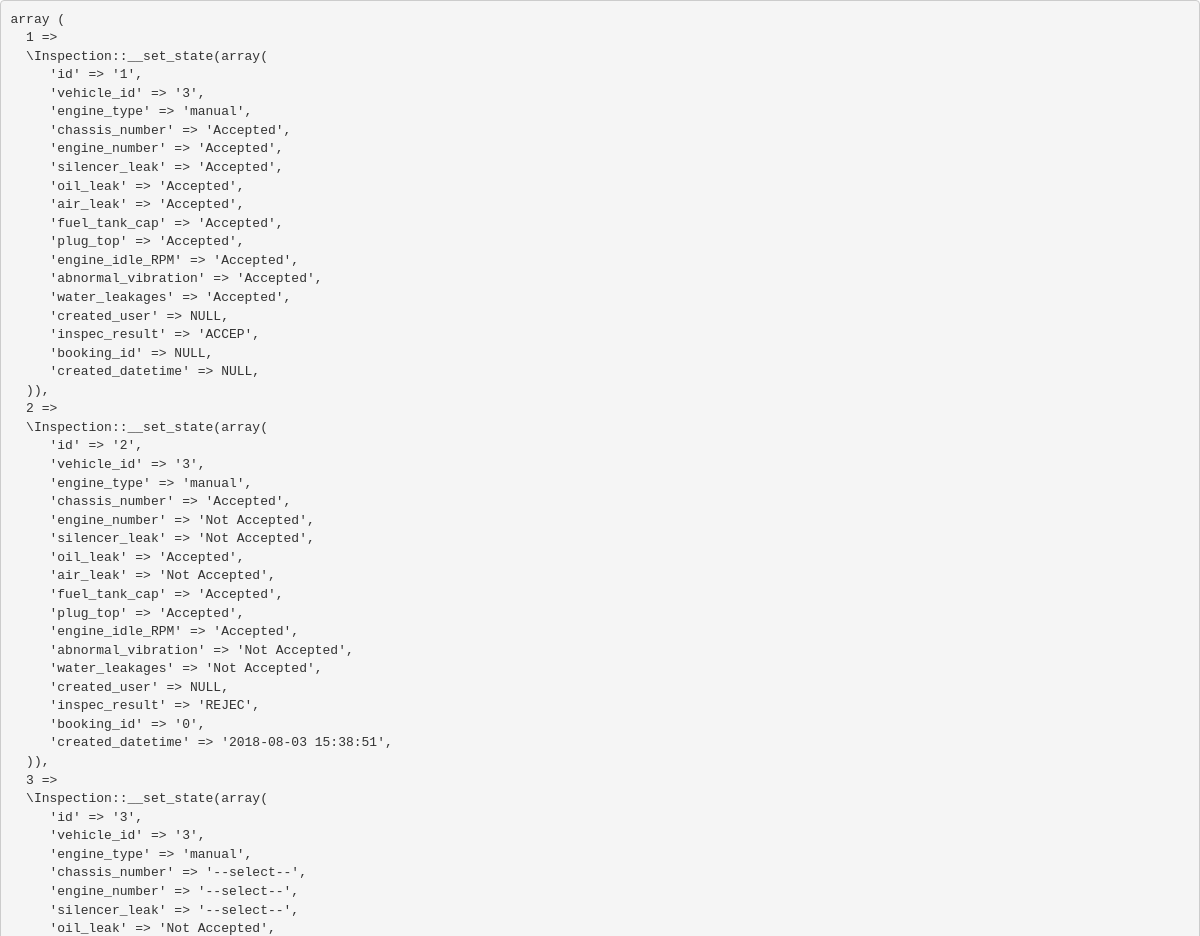
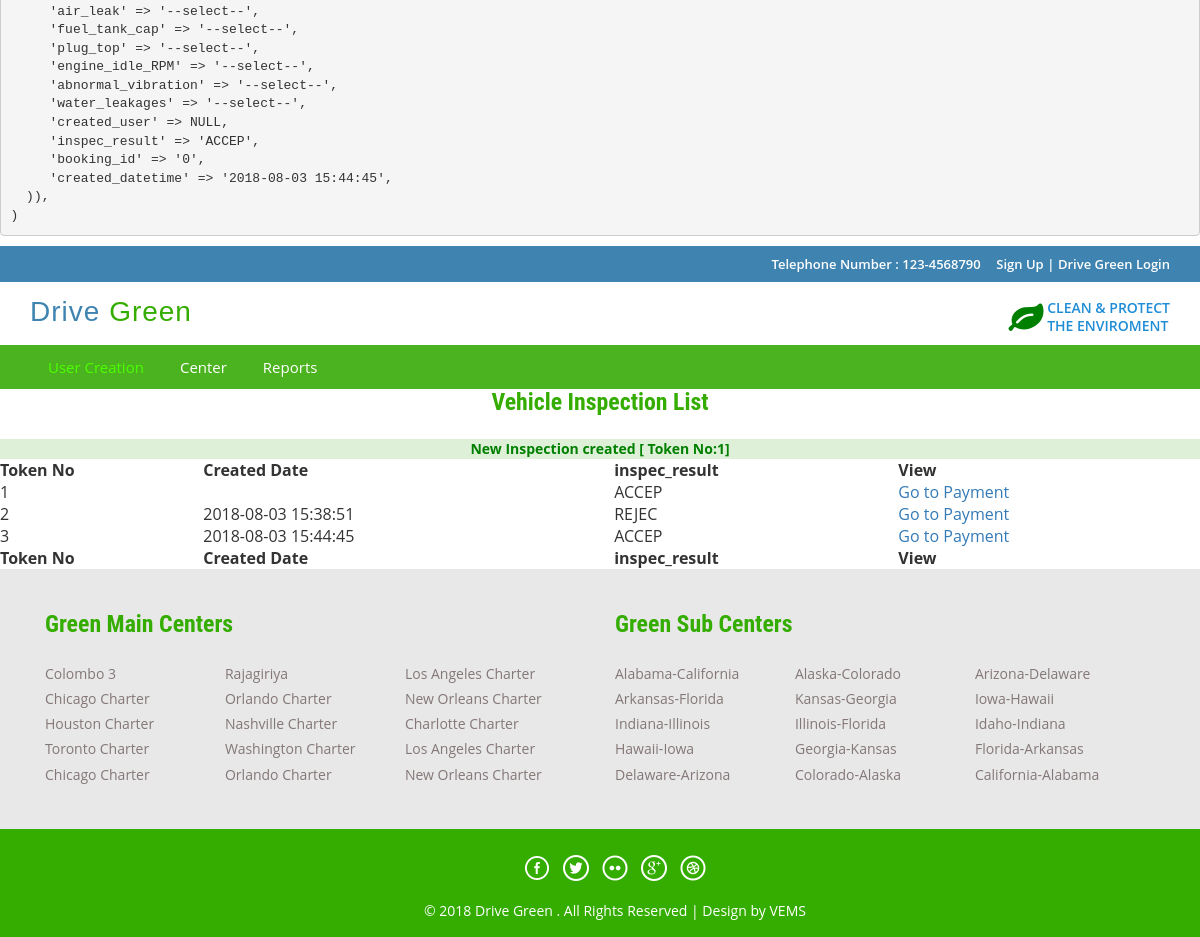
The app's page /index.php/inspection_controller/inspection, older data (2 pictures, top to bottom).
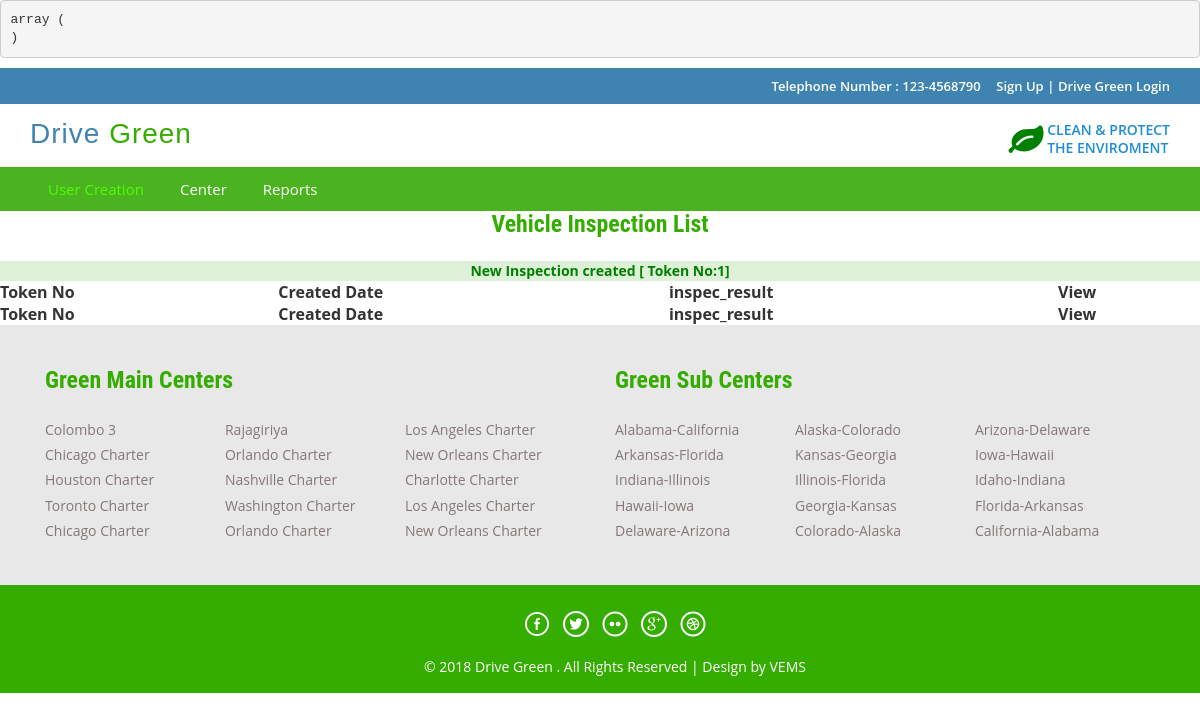
The same page, newer data.
### tables this page shows
CREATE TABLE `dg_inspection` (
  `id` int(5) NOT NULL AUTO_INCREMENT,
  `vehicle_id` int(5) DEFAULT NULL,
  `engine_type` varchar(10) DEFAULT NULL,
  `chassis_number` varchar(20) DEFAULT NULL,
  `engine_number` varchar(20) DEFAULT NULL,
  `silencer_leak` varchar(20) DEFAULT NULL,
  `oil_leak` varchar(20) DEFAULT NULL,
  `air_leak` varchar(20) DEFAULT NULL,
  `fuel_tank_cap` varchar(20) DEFAULT NULL,
  `plug_top` varchar(20) DEFAULT NULL,
  `engine_idle_RPM` varchar(20) DEFAULT NULL,
  `abnormal_vibration` varchar(20) DEFAULT NULL,
  `water_leakages` varchar(20) DEFAULT NULL,
  `created_datetime` timestamp NULL DEFAULT CURRENT_TIMESTAMP,
  `created_user` int(5) DEFAULT NULL,
  `inspec_result` varchar(20) DEFAULT NULL,
  `booking_id` int(5) DEFAULT '0',
  PRIMARY KEY (`id`),
  KEY `FK_dg_inspection_engine` (`engine_type`),
  KEY `FK_dg_inspection_user` (`created_user`),
  KEY `FK_dg_inspection_booking` (`booking_id`),
  CONSTRAINT `FK_dg_inspection_booking` FOREIGN KEY (`booking_id`) REFERENCES `dg_booking` (`id`),
  CONSTRAINT `FK_dg_inspection_engine` FOREIGN KEY (`engine_type`) REFERENCES `dg_engine` (`engine_type`),
  CONSTRAINT `FK_dg_inspection_user` FOREIGN KEY (`created_user`) REFERENCES `dg_user` (`id`)
);

### index.php (called while the page is built, shortened)
<?php
require_once BASEPATH.'core/CodeIgniter.php';

### application/core/my_model.php (called while the page is built, shortened)
<?php
class MY_Model extends CI_Model{
    private function insert(){
        $this->db->insert($this::DB_TABLE,$this);
    }
    public function get($limit=0,$offset = 0) {
        if($limit){
            $query = $this->db->get($this::DB_TABLE,$limit,$offset);
        }else{
            $query = $this->db->get($this::DB_TABLE);
        }
        $ret_val = array();
        foreach ($query->result() as $row) {
            $model = new $class;
            $model->populate($row);
            $ret_val[$row->{$this::DB_TABLE_PK}] = $model;
        }
        return $ret_val;
    }
}

### application/views/operator_list_inspection.php (the view, shortened to what this page needs)
<!DOCTYPE HTML>
<html>
    <head>
    </head>
    <body>
        <div class="top-header">
        </div>
        <div class="header">
        </div>
        <div class="footer-btm wow fadeInLeft animated" data-wow-delay=".5s">
            <div class="container">
                <div class="navigation">
                    <nav class="navbar navbar-default">
                        <div class="collapse navbar-collapse nav-wil" id="bs-example-navbar-collapse-1">
                            <nav class="cl-effect-1">
                            </nav>
                        </div>
                    </nav>
                </div>
            </div>
        </div>
    <center> <h2>Vehicle Inspection List</h2></center>
    <div class="row">
        <div class="col-md-12">
            <?php echo $msg; ?>
            <table id="example" class="display" cellspacing="0" width="100%">
                <thead>
                    <tr>
                        <th>Token No</th>
                        <th>Created Date</th>
                        <th>inspec_result</th>
                        <th>View</th>
                    </tr>
                </thead>
                <tfoot>
                    <tr>
                        <th>Token No</th>
                        <th>Created Date</th>
                        <th>inspec_result</th>
                        <th>View</th>
                    </tr>
                </tfoot>
                <tbody>
                    <?php foreach ($inspectionList as $value) { ?>
                        <tr>
                            <td><?= $value->id ?></td>
                            <td><?= $value->created_datetime ?></td>
                            <td><?= $value->inspec_result ?></td>
                            <td><a href="<?php echo base_url('Inspection/loadInspection'); ?>">Go to Payment</a></td>
                        </tr>
                    <?php } ?>
                </tbody>
            </table>
        </div>
    </div>
    <div class="footer-top">
        <div class="container">
        </div>
    </div>
    <div class="copy-right">
        <div class="container">
        </div>
    </div>
</body>
</html>

### application/controllers/Inspection_Controller.php (shortened to what this page needs)
<?php
class Inspection_Controller extends CI_Controller {
    public function inspection() {
        $this->load->model(array('Inspection'));
        $inspection = new Inspection();
        $inspection->getPostData();
        $inspection->save();
        $get = $inspection->get();
        echo '<tt><pre>' . var_export($get, TRUE) . '</pre></tt>';
        $data['inspectionList'] = $get;
        $data['msg'] = '<p class="bg-success msg-success">New Inspection created [ Token No:' . $inspection->id . ']</p>';
        $this->load->view('operator_list_inspection', $data);
    }
}

Row changes from the older to the newer data that the page shows:
removed dg_inspection: id "1", inspec_result "ACCEP"
removed dg_inspection: id "2", created_datetime "2018-08-03 15:38:51", inspec_result "REJEC"
removed dg_inspection: id "3", created_datetime "2018-08-03 15:44:45", inspec_result "ACCEP"
Text that changed along with them:
var_export($get, TRUE): "array ( 1 => \\Inspection::__set_state(array( 'id' => '1', 'vehicle_id' => '3', 'engine_type' => 'manual', 'chassis_number' => 'Accepted', 'engine_number' => 'Accepted', 'silencer_leak' => 'Accepted', 'oil_leak' => 'Accepted', 'air_leak' => 'Accepted', 'fuel_tank_cap' => 'Accepted', 'plug_top' => 'Accepted', 'engine_idle_RPM' => 'Accepted', 'abnormal_vibration' => 'Accepted', 'water_leakages' => 'Accepted', 'created_user' => NULL, 'inspec_result' => 'ACCEP', 'booking_id' => NULL, 'created_datetime' => NULL, )), 2 => \\Inspection::__set_state(array( 'id' => '2', 'vehicle_id' => '3', 'engine_type' => 'manual', 'chassis_number' => 'Accepted', 'engine_number' => 'Not Accepted', 'silencer_leak' =>…" → "array ( )"
